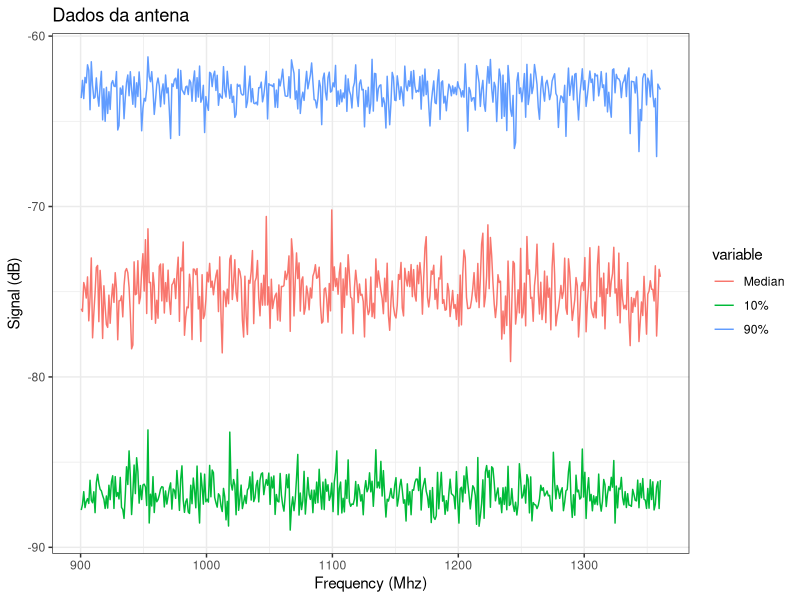

R code for this plot:
library(magrittr)
library(reshape2)
library(dplyr)
library(ggplot2)
#Spectrum Analiser Data
F_i <- 900
F_f <- 1200

RBW <- 1
#N'úmero de Canais
n   <- 461


#N'úmero de repeticoes
n_int <- 100

#######################
#Fake Data
#Get data for repetitions, each repetition in a diffferent column
vecdata <- c(1:n_int)

Freq <- as.numeric(RBW*c(1:n)+ F_i - RBW/2) %>% as.data.frame()


data_test <- sapply(vecdata, function(x) {
  set.seed(x);
  runif(n,-90,-60) 
  } 
  ) %>% t() %>%
  as.data.frame()
#######################
#Calcula Mediana
data_median <- sapply(c(1:n), function(x) {
  median(data_test[[x]])
}) %>% as.data.frame()
#Calcula 10% e 90% quantis
data_Q <- sapply(c(1:n), function(x) {
  quantile(data_test[[x]], probs = c(0.10,0.90))
}) %>% t() %>% as.data.frame() 

#udo em um dataframe
names(Freq) <- c("Frequency")
names(data_median) <- c("Median")
names(data_Q) <- c("10%", "90%")

dados <- cbind(Freq, data_median, data_Q) %>% melt(., id.vars = c("Frequency"))
####################
#Gr'áfico
ggplot(data = dados, aes(x = Frequency, y = value, color = variable)) +
  geom_line() + theme_bw() +
  ggtitle("Dados da antena") +
  xlab("Frequency (Mhz)") + 
  ylab("Signal (dB)")

###################